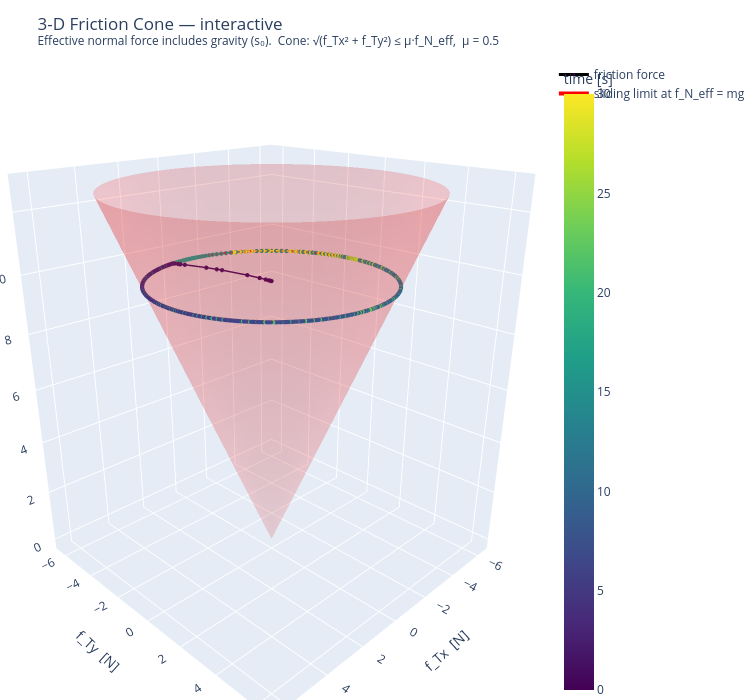

Notebook source saved alongside this figure:
### Markdown cell above
### Friction cone in action

During **stick**, the spring force builds up but remains inside
the friction cone.  At **slip**, the force point hits the cone
boundary and the block slides in the direction of the force.

The plot below shows the friction force components $(p_{T_x}/h,\,
p_{T_y}/h)$ overlaid with the friction cone circle $\mu m g$.

### Code cell
import plotly.graph_objects as go

# ── Friction force trajectory (impulse / h_internal → force) ──
# The adaptive integrator uses Richardson extrapolation: the stored
# reaction impulses come from the *last half-step* of size h/2.
# The physical force is therefore  r / (h/2) = 2r / h.
h_arr_c = np.diff(t_circ)
h_internal = h_arr_c / 2.0        # Richardson half-step

fTx = y_circ[1:, n_phys + 1] / h_internal
fTy = y_circ[1:, n_phys + 2] / h_internal
fN  = y_circ[1:, n_phys]     / h_internal

# Effective normal force includes s0/h = mg (gravity carried by cone offset)
fN_eff = fN + mass * g    # p_N^eff / h_int = p_N/h_int + mg

# ── Cone surface: √(fTx² + fTy²) = μ · fN_eff ──
pN_max = fN_eff.max() * 1.3
pN_grid = np.linspace(0, pN_max, 60)
theta_grid = np.linspace(0, 2 * np.pi, 80)
pN_mesh, Th = np.meshgrid(pN_grid, theta_grid)
pTx_cone = mu * pN_mesh * np.cos(Th)
pTy_cone = mu * pN_mesh * np.sin(Th)

fig3d = go.Figure()

# Cone surface
fig3d.add_trace(go.Surface(
    x=pTx_cone, y=pTy_cone, z=pN_mesh,
    colorscale=[[0, 'rgba(255,100,100,0.12)'], [1, 'rgba(255,50,50,0.22)']],
    showscale=False,
    name='friction cone',
    hovertemplate='f_Tx: %{x:.2f} N<br>f_Ty: %{y:.2f} N<br>f_N_eff: %{z:.2f} N',
))

# Friction force trajectory coloured by time
fig3d.add_trace(go.Scatter3d(
    x=fTx, y=fTy, z=fN_eff,
    mode='markers+lines',
    line=dict(color=t_circ[1:], colorscale='Viridis', width=3),
    marker=dict(
        size=2.5,
        color=t_circ[1:],
        colorscale='Viridis',
        colorbar=dict(title='time [s]', x=1.02),
    ),
    name='friction force',
    hovertemplate=(
        'f_Tx: %{x:.3f} N<br>'
        'f_Ty: %{y:.3f} N<br>'
        'f_N_eff: %{z:.3f} N<br>'
        '<extra></extra>'
    ),
))

# Cone boundary circle at the effective normal force level fN_eff = mg
# This is where sliding happens: √(fTx² + fTy²) = μ·mg
theta_c = np.linspace(0, 2*np.pi, 200)
pN_eff_level = mass * g
fig3d.add_trace(go.Scatter3d(
    x=mu * pN_eff_level * np.cos(theta_c),
    y=mu * pN_eff_level * np.sin(theta_c),
    z=np.full_like(theta_c, pN_eff_level),
    mode='lines',
    line=dict(color='red', width=4),
    name=f'sliding limit at f_N_eff = mg',
))

fig3d.update_layout(
    scene=dict(
        xaxis_title='f_Tx  [N]',
        yaxis_title='f_Ty  [N]',
        zaxis_title='f_N_eff  [N]  (= f_N + mg)',
        aspectmode='manual',
        aspectratio=dict(x=1, y=1, z=1.2),
        camera=dict(eye=dict(x=1.5, y=1.5, z=0.9)),
    ),
    title='3-D Friction Cone — interactive<br>'
          '<sup>Effective normal force includes gravity (s₀).  '
          f'Cone: √(f_Tx² + f_Ty²) ≤ μ·f_N_eff,  μ = {mu}</sup>',
    width=750, height=700,
    margin=dict(l=0, r=0, t=60, b=0),
)

fig3d.show()

### Figure 1 — Plotly figure (JSON) as saved in the notebook; plotly's stock layout.template omitted (floating-point values rounded to 4 significant figures; data arrays with more than 128 entries replaced by an {"elided": "..."} marker saying what was removed)
{"data": [{"colorscale": [[0, "rgba(255,100,100,0.12)"], [1, "rgba(255,50,50,0.22)"]], "hovertemplate": "f_Tx: %{x:.2f} N<br>f_Ty: %{y:.2f} N<br>f_N_eff: %{z:.2f} N", "name": "friction cone", "showscale": false, "type": "surface", "x": {"elided": "80x60 float values"}, "y": {"elided": "80x60 float values"}, "z": {"elided": "80x60 float values"}}, {"hovertemplate": "f_Tx: %{x:.3f} N<br>f_Ty: %{y:.3f} N<br>f_N_eff: %{z:.3f} N<br><extra></extra>", "line": {"color": {"elided": "849 float values"}, "colorscale": [[0, "#440154"], [0.1111, "#482878"], [0.2222, "#3e4989"], [0.3333, "#31688e"], [0.4444, "#26828e"], [0.5556, "#1f9e89"], [0.6667, "#35b779"], [0.7778, "#6ece58"], [0.8889, "#b5de2b"], [1, "#fde725"]], "width": 3}, "marker": {"color": {"elided": "849 float values"}, "colorbar": {"title": {"text": "time [s]"}, "x": 1.02}, "colorscale": [[0, "#440154"], [0.1111, "#482878"], [0.2222, "#3e4989"], [0.3333, "#31688e"], [0.4444, "#26828e"], [0.5556, "#1f9e89"], [0.6667, "#35b779"], [0.7778, "#6ece58"], [0.8889, "#b5de2b"], [1, "#fde725"]], "size": 2.5}, "mode": "markers+lines", "name": "friction force", "type": "scatter3d", "x": {"elided": "849 float values"}, "y": {"elided": "849 float values"}, "z": {"elided": "849 float values"}}, {"line": {"color": "red", "width": 4}, "mode": "lines", "name": "sliding limit at f_N_eff = mg", "type": "scatter3d", "x": {"elided": "200 float values"}, "y": {"elided": "200 float values"}, "z": {"elided": "200 float values"}}], "layout": {"height": 700, "margin": {"b": 0, "l": 0, "r": 0, "t": 60}, "scene": {"aspectmode": "manual", "aspectratio": {"x": 1, "y": 1, "z": 1.2}, "camera": {"eye": {"x": 1.5, "y": 1.5, "z": 0.9}}, "xaxis": {"title": {"text": "f_Tx  [N]"}}, "yaxis": {"title": {"text": "f_Ty  [N]"}}, "zaxis": {"title": {"text": "f_N_eff  [N]  (= f_N + mg)"}}}, "title": {"text": "3-D Friction Cone — interactive<br><sup>Effective normal force includes gravity (s₀).  Cone: √(f_Tx² + f_Ty²) ≤ μ·f_N_eff,  μ = 0.5</sup>"}, "width": 750}}
